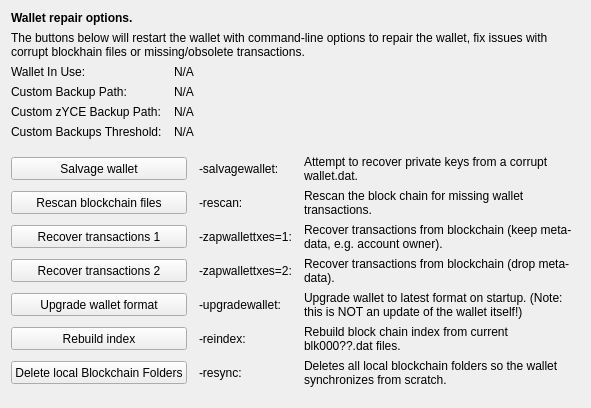
     <widget class="QWidget" name="tab_repair">
      <attribute name="title">
       <string>&amp;Wallet Repair</string>
      </attribute>
      <layout class="QGridLayout" name="gridLayout_4" columnstretch="0,0,0,0">
       <property name="horizontalSpacing">
        <number>12</number>
       </property>
       <item row="0" column="0" colspan="4">
        <widget class="QLabel" name="label_repair_header">
         <property name="font">
          <font>
           <weight>75</weight>
           <bold>true</bold>
          </font>
         </property>
         <property name="text">
          <string>Wallet repair options.</string>
         </property>
        </widget>
       </item>
       <item row="1" column="0" colspan="4">
        <widget class="QLabel" name="label_repair_helptext">
         <property name="font">
          <font>
           <weight>50</weight>
           <bold>false</bold>
          </font>
         </property>
         <property name="text">
          <string>The buttons below will restart the wallet with command-line options to repair the wallet, fix issues with corrupt blockhain files or missing/obsolete transactions.</string>
         </property>
         <property name="wordWrap">
          <bool>true</bool>
         </property>
        </widget>
       </item>
       <item row="2" column="0">
        <widget class="QLabel" name="wallet_path_label">
         <property name="text">
          <string>Wallet In Use:</string>
         </property>
        </widget>
       </item>
       <item row="2" column="1" colspan="3">
        <widget class="QLabel" name="wallet_path">
         <property name="cursor">
          <cursorShape>IBeamCursor</cursorShape>
         </property>
         <property name="text">
          <string>N/A</string>
         </property>
         <property name="textFormat">
          <enum>Qt::PlainText</enum>
         </property>
         <property name="textInteractionFlags">
          <set>Qt::LinksAccessibleByMouse|Qt::TextSelectableByKeyboard|Qt::TextSelectableByMouse</set>
         </property>
        </widget>
       </item>
       <item row="3" column="0">
        <widget class="QLabel" name="wallet_custombackuppath_label">
         <property name="text">
          <string>Custom Backup Path:</string>
         </property>
         <property name="visible">
          <bool>false</bool>
         </property>
        </widget>
       </item>
       <item row="3" column="1" colspan="3">
        <widget class="QLabel" name="wallet_custombackuppath">
         <property name="cursor">
          <cursorShape>IBeamCursor</cursorShape>
         </property>
         <property name="text">
          <string>N/A</string>
         </property>
         <property name="textFormat">
          <enum>Qt::PlainText</enum>
         </property>
         <property name="textInteractionFlags">
          <set>Qt::LinksAccessibleByMouse|Qt::TextSelectableByKeyboard|Qt::TextSelectableByMouse</set>
         </property>
         <property name="visible">
          <bool>false</bool>
         </property>
        </widget>
       </item>
       <item row="4" column="0">
        <widget class="QLabel" name="wallet_customzycebackuppath_label">
         <property name="text">
          <string>Custom zYCE Backup Path:</string>
         </property>
         <property name="visible">
          <bool>false</bool>
         </property>
        </widget>
       </item>
       <item row="4" column="1" colspan="3">
        <widget class="QLabel" name="wallet_customzycebackuppath">
         <property name="cursor">
          <cursorShape>IBeamCursor</cursorShape>
         </property>
         <property name="text">
          <string>N/A</string>
         </property>
         <property name="textFormat">
          <enum>Qt::PlainText</enum>
         </property>
         <property name="textInteractionFlags">
          <set>Qt::LinksAccessibleByMouse|Qt::TextSelectableByKeyboard|Qt::TextSelectableByMouse</set>
         </property>
         <property name="visible">
          <bool>false</bool>
         </property>
        </widget>
       </item>
       <item row="5" column="0">
        <widget class="QLabel" name="wallet_custombackupthreshold_label">
         <property name="text">
          <string>Custom Backups Threshold:</string>
         </property>
         <property name="visible">
          <bool>false</bool>
         </property>
        </widget>
       </item>
       <item row="5" column="1" colspan="3">
        <widget class="QLabel" name="wallet_custombackupthreshold">
         <property name="cursor">
          <cursorShape>IBeamCursor</cursorShape>
         </property>
         <property name="text">
          <string>N/A</string>
         </property>
         <property name="textFormat">
          <enum>Qt::PlainText</enum>
         </property>
         <property name="textInteractionFlags">
          <set>Qt::LinksAccessibleByMouse|Qt::TextSelectableByKeyboard|Qt::TextSelectableByMouse</set>
         </property>
         <property name="visible">
          <bool>false</bool>
         </property>
        </widget>
       </item>
       <item row="6" column="0">
        <spacer name="verticalSpacer_repair1">
         <property name="orientation">
          <enum>Qt::Vertical</enum>
         </property>
         <property name="sizeHint" stdset="0">
          <size>
           <width>10</width>
           <height>10</height>
          </size>
         </property>
        </spacer>
       </item>
       <item row="7" column="0" colspan="2">
        <widget class="QPushButton" name="btn_salvagewallet">
         <property name="minimumSize">
          <size>
           <width>100</width>
           <height>23</height>
          </size>
         </property>
         <property name="text">
          <string>Salvage wallet</string>
         </property>
        </widget>
       </item>
       <item row="7" column="2">
        <widget class="QLabel" name="label_repair_salvage_command">
         <property name="text">
          <string notr="true">-salvagewallet:</string>
         </property>
        </widget>
       </item>
       <item row="7" column="3">
        <widget class="QLabel" name="label_repair_salvage">
         <property name="text">
          <string>Attempt to recover private keys from a corrupt wallet.dat.</string>
         </property>
         <property name="wordWrap">
          <bool>true</bool>
         </property>
        </widget>
       </item>
       <item row="8" column="0" colspan="2">
        <widget class="QPushButton" name="btn_rescan">
         <property name="minimumSize">
          <size>
           <width>100</width>
           <height>23</height>
          </size>
         </property>
         <property name="text">
          <string>Rescan blockchain files</string>
         </property>
        </widget>
       </item>
       <item row="8" column="2">
        <widget class="QLabel" name="label_repair_rescan_command">
         <property name="text">
          <string notr="true">-rescan:</string>
         </property>
        </widget>
       </item>
       <item row="8" column="3">
        <widget class="QLabel" name="label_repair_rescan">
         <property name="text">
          <string>Rescan the block chain for missing wallet transactions.</string>
         </property>
         <property name="wordWrap">
          <bool>true</bool>
         </property>
        </widget>
       </item>
       <item row="9" column="0" colspan="2">
        <widget class="QPushButton" name="btn_zapwallettxes1">
         <property name="minimumSize">
          <size>
           <width>100</width>
           <height>23</height>
          </size>
         </property>
         <property name="text">
          <string>Recover transactions 1</string>
         </property>
        </widget>
       </item>
       <item row="9" column="2">
        <widget class="QLabel" name="label_repair_zap1_command">
         <property name="text">
          <string notr="true">-zapwallettxes=1:</string>
         </property>
        </widget>
       </item>
       <item row="9" column="3">
        <widget class="QLabel" name="label_repair_zap1">
         <property name="text">
          <string>Recover transactions from blockchain (keep meta-data, e.g. account owner).</string>
         </property>
         <property name="wordWrap">
          <bool>true</bool>
         </property>
        </widget>
       </item>
       <item row="10" column="0" colspan="2">
        <widget class="QPushButton" name="btn_zapwallettxes2">
         <property name="minimumSize">
          <size>
           <width>100</width>
           <height>23</height>
          </size>
         </property>
         <property name="text">
          <string>Recover transactions 2</string>
         </property>
        </widget>
       </item>
       <item row="10" column="2">
        <widget class="QLabel" name="label_repair_zap2_command">
         <property name="text">
          <string notr="true">-zapwallettxes=2:</string>
         </property>
        </widget>
       </item>
       <item row="10" column="3">
        <widget class="QLabel" name="label_repair_zap2">
         <property name="text">
          <string>Recover transactions from blockchain (drop meta-data).</string>
         </property>
         <property name="wordWrap">
          <bool>true</bool>
         </property>
        </widget>
       </item>
       <item row="11" column="0" colspan="2">
        <widget class="QPushButton" name="btn_upgradewallet">
         <property name="minimumSize">
          <size>
           <width>100</width>
           <height>23</height>
          </size>
         </property>
         <property name="text">
          <string>Upgrade wallet format</string>
         </property>
        </widget>
       </item>
       <item row="11" column="2">
        <widget class="QLabel" name="label_repair_upgrade_command">
         <property name="text">
          <string notr="true">-upgradewallet:</string>
         </property>
        </widget>
       </item>
       <item row="11" column="3">
        <widget class="QLabel" name="label_repair_upgrade">
         <property name="text">
          <string>Upgrade wallet to latest format on startup. (Note: this is NOT an update of the wallet itself!)</string>
         </property>
         <property name="wordWrap">
          <bool>true</bool>
         </property>
        </widget>
       </item>
       <item row="12" column="0" colspan="2">
        <widget class="QPushButton" name="btn_reindex">
         <property name="minimumSize">
          <size>
           <width>100</width>
           <height>23</height>
          </size>
         </property>
         <property name="text">
          <string>Rebuild index</string>
         </property>
        </widget>
       </item>
       <item row="12" column="2">
        <widget class="QLabel" name="label_repair_reindex_command">
         <property name="text">
          <string notr="true">-reindex:</string>
         </property>
        </widget>
       </item>
       <item row="12" column="3">
        <widget class="QLabel" name="label_repair_reindex">
         <property name="text">
          <string>Rebuild block chain index from current blk000??.dat files.</string>
         </property>
         <property name="wordWrap">
          <bool>true</bool>
         </property>
        </widget>
       </item>
       <item row="13" column="0" colspan="2">
        <widget class="QPushButton" name="btn_resync">
         <property name="minimumSize">
          <size>
           <width>100</width>
           <height>23</height>
          </size>
         </property>
         <property name="text">
          <string>Delete local Blockchain Folders</string>
         </property>
        </widget>
       </item>
       <item row="13" column="2">
        <widget class="QLabel" name="label_repair_resync_command">
         <property name="text">
          <string>-resync:</string>
         </property>
        </widget>
       </item>
       <item row="13" column="3">
        <widget class="QLabel" name="label_repair_resync">
         <property name="text">
          <string>Deletes all local blockchain folders so the wallet synchronizes from scratch.</string>
         </property>
         <property name="wordWrap">
          <bool>true</bool>
         </property>
        </widget>
       </item>
       <item row="14" column="0">
        <spacer name="verticalSpacer_repair2">
         <property name="orientation">
          <enum>Qt::Vertical</enum>
         </property>
         <property name="sizeHint" stdset="0">
          <size>
           <width>20</width>
           <height>10</height>
          </size>
         </property>
        </spacer>
       </item>
      </layout>
     </widget>
